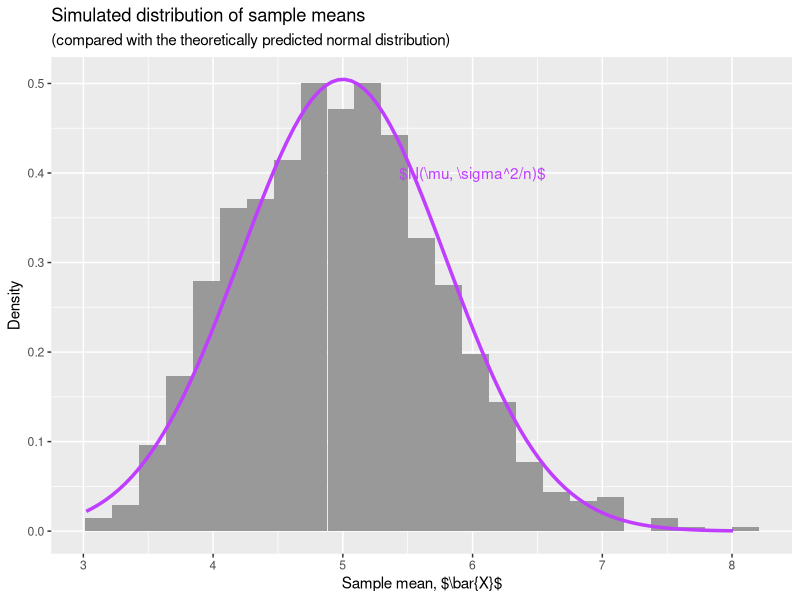
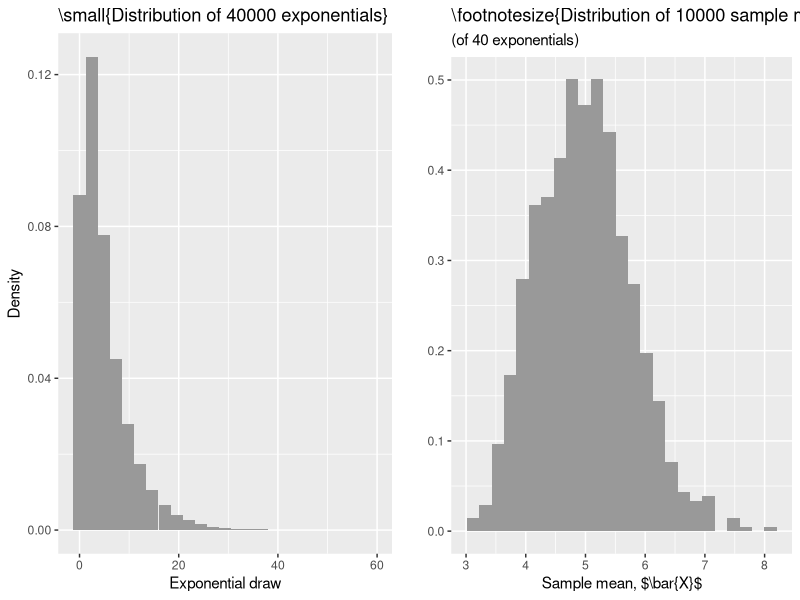

Generate these figures, in order, with R:
## ---- chunk 1
## Set default knitr chunk options
knitr::opts_chunk$set(dev = 'tikz',
                      echo = TRUE,
                      fig.height = 3)
## ---- chunk 2
## Load necessary libraries
library(purrr)
library(ggplot2)
library(gridExtra)
## ---- chunk 3
## Set seed for reproducible results
set.seed(15)

## Set parameters
lambda <- 0.2 
n_draw <- 40
n_sim <- 1000

## Simulate draws
x <- replicate(n_sim, rexp(n_draw, lambda), simplify = FALSE)
## Calculate sample means
sample_means <- map_dbl(x, mean)
## Calculate sample variances
s2 <- map_dbl(x, var)
## ---- chunk 4
## Calculate theoretical mean
mu <- 1/lambda

## Calculate mean of sample means
xbar <- mean(sample_means)

## Print results
print(paste0("Theoretical mean: ", mu))
print(paste0("Empirical mean: ", round(xbar,3)))
## ---- chunk 5
## Calculate relative difference
rel_diff <- (xbar-mu)/mu

## Print results
print(paste0("Relative difference: ", round(rel_diff, 5)))
## ---- chunk 6
## Calculate theoretical variance
sigma2 <- 1/(n_draw*lambda^2)

## Calculate variance of sample means
s2 <- var(sample_means)

## Print results
print(paste0("Theoretical variance: ", sigma2))
print(paste0("Empirical variance: ", round(s2,3)))
## ---- chunk 7
## Calculate relative difference
rel_diff <- (s2-sigma2)/sigma2

## Print results
print(paste0("Relative difference: ", round(rel_diff, 5)))
## ---- chunk 8
## Convert sample mean data to a data frame
data <- data.frame(sample_means = sample_means)

## Set histogram parameters
n_bins <- 25
fill <- "grey60"

## Plot histogram of sample means with CLT predicted
## normal distribution overtop
subtitle <- "(compared with the theoretically predicted normal distribution)"
p <- ggplot(data = data,
            mapping = aes(x = sample_means)) +
  geom_histogram(aes(y=..density..),
                 bins = n_bins,
                 fill = fill) + 
  labs(x = "Sample mean, $\\bar{X}$",
       y = "Density",
       title = "Simulated distribution of sample means",
       subtitle = subtitle) +
  stat_function(fun = dnorm,
                args = list(mean = mu, sd = sqrt(sigma2)),
                colour = "darkorchid1",
                size = 1.2) +
  annotate("text", x = 6, y = 0.4,
           label = "$N(\\mu, \\sigma^2/n)$",
           colour = "darkorchid1")
  
print(p)
## ---- chunk 9
## Format simulations of random exponentials to work with
## ggplot
exp_draws <- data.frame(x = unlist(x))

## Plot histogram of many random exponentials
p1 <- ggplot(data = exp_draws,
             mapping = aes(x = x)) +
  geom_histogram(aes(y = ..density..),
                 bins = n_bins,
                 fill = fill) +
  labs(x = "Exponential draw",
       y = "Density",
       title = "\\small{Distribution of 40000 exponentials}")

## Plot histogram of sample means of 40 exponentials
p2 <- ggplot(data = data,
            mapping = aes(x = sample_means)) +
  geom_histogram(aes(y = ..density..),
                 bins = n_bins,
                 fill = fill) + 
  labs(x = "Sample mean, $\\bar{X}$",
       y = "",
       title = "\\footnotesize{Distribution of 10000 sample means}",
       subtitle = "(of 40 exponentials)")

## Arrange plots in a grid
grid.arrange(p1, p2, nrow = 1)
